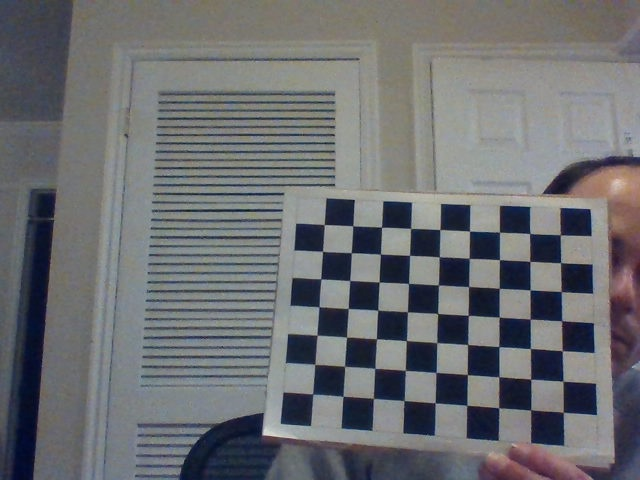
#> input picture hw2/my_photos/AR0.jpg, 640 x 480 px, found by its file name; its folder holds 4 pictures in this run
$ python chessboard.py
#> lines starting #> are read from the running program, lines starting #| are printed output that depends on the picture; after the words box and inside, x2 and y2 are one past the last pixel; in counts of white or black regions, pixels touching at a corner belong together
import threading
import numpy as np
import cv2 as cv
from PIL import Image, ImageTk
from tkinter import LabelFrame, Tk, Frame, Button, BOTH, Label, Scale, Radiobutton       # Graphical User Inetrface Stuff
from tkinter import font as tkFont
import tkinter as tk
import glob
import os
print(os.getcwd())

size = (9,7)
#videoout = cv.VideoWriter('./Video.avi', cv.VideoWriter_fourcc(*'XVID'), 25, (width, height))   # Video format
filepath = "./hw2/my_photos/"
filenames = [file for file in os.listdir(filepath) if file.startswith("AR")]
images = [cv.imread(filepath + imagename) for imagename in filenames]
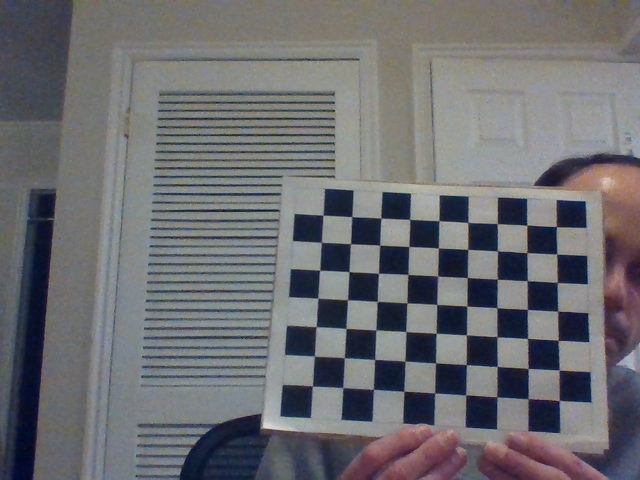
#> input picture hw2/my_photos/AR1.jpg, 640 x 480 px, found by its file name
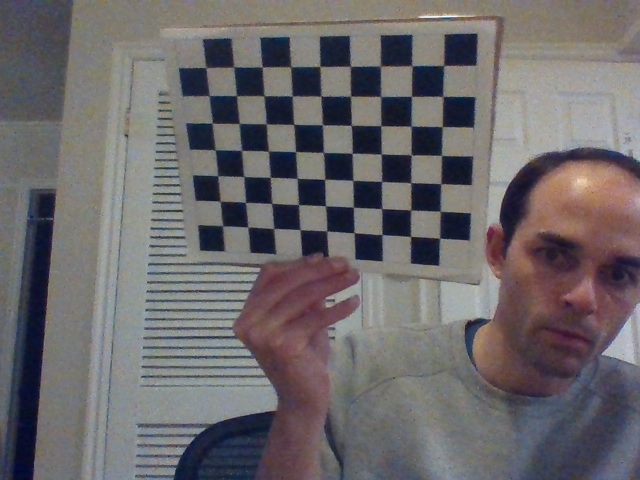
#> input picture hw2/my_photos/AR10.jpg, 640 x 480 px, found by its file name
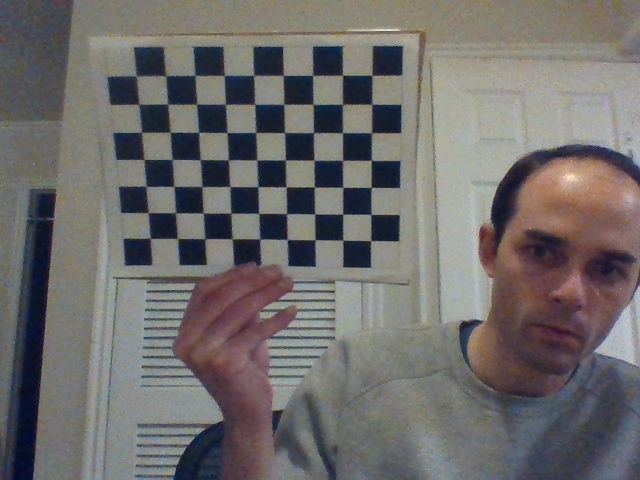
#> input picture hw2/my_photos/AR11.jpg, 640 x 480 px, found by its file name
#> images = 4 items

# Locate chessboard corners
chessboard = images[2]
#> chessboard is the input picture: shape (480, 640, 3); mean B, G, R 106.5, 104.4, 108.1

frame = cv.cvtColor(chessboard, cv.COLOR_BGR2GRAY)
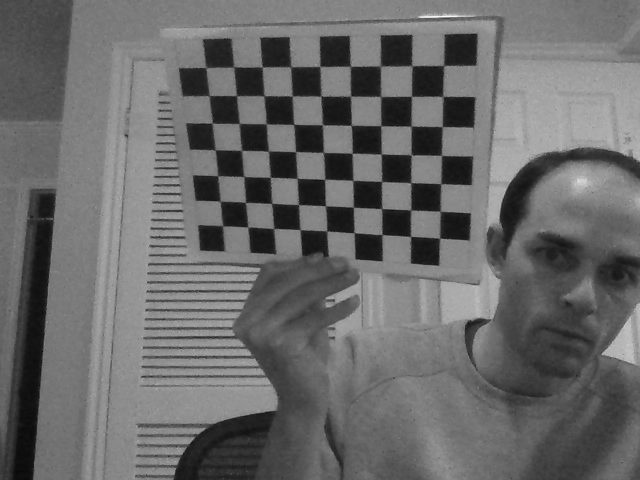
#> frame: shape (480, 640); min 5, max 252, mean 105.7
ret, corners = cv.findChessboardCorners(frame, size)
#> ret = True; corners = 63 rows, first 8: [440.2, 238.3], [410.6, 236.6], [382, 234.4], [354.5, 232.4], [329, 230], [298, 227], [273.6, 228.7], [247.8, 227.2]
criteria = (cv.TERM_CRITERIA_EPS + cv.TermCriteria_COUNT, 40, 0.001)
cv.imshow("chessboard", frame)
cv.waitKey()
corners = cv.cornerSubPix(frame, corners, (5,5), (-1,-1), criteria)
#> corners = 63 rows, first 8: [439.7, 238.1], [410.6, 236.4], [382, 234.4], [354, 232.6], [326.7, 230.9], [300, 229.6], [273.7, 228.6], [247.8, 227.1]
cv.drawChessboardCorners(chessboard, size, corners, ret)
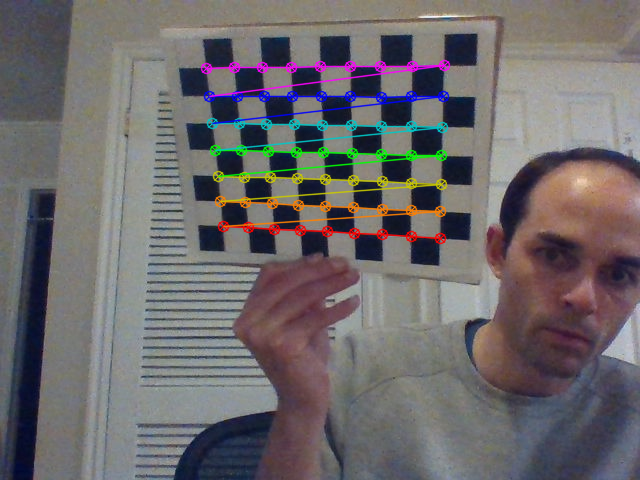
#> chessboard: shape (480, 640, 3); 4.37% of pixels changed, all inside (x1, y1, x2, y2) = (200, 59, 451, 245)
cv.imshow("chessboard", chessboard)
cv.imwrite("hw2/task1.jpg", chessboard)
print("Press a key to continue")
cv.waitKey()
